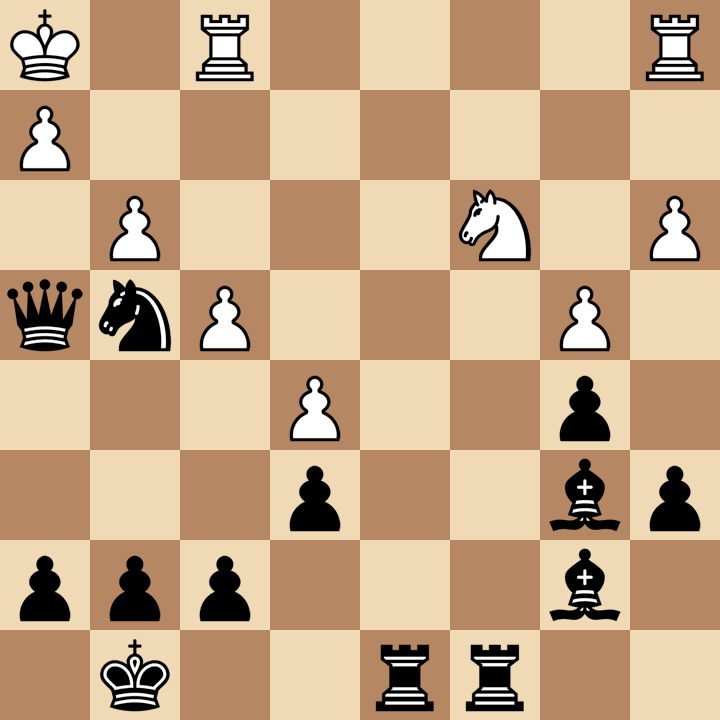
#> input picture Tutorials/example_images_week1/chess.png, 720 x 720 px
$ jupyter execute --allow-errors AMME5710_week1_tutorial.ipynb   (shell and % lines are left out)
#> lines starting #> are read from the running program, lines starting #| are printed output that depends on the picture; after the words box and inside, x2 and y2 are one past the last pixel; in counts of white or black regions, pixels touching at a corner belong together
# AMME5710 Week 1 Tutorial

This activity is to be completed during the Week 1 tutorial. When you have completed the activity, you will need to show your results to the tutor who will check your work and that you have sufficiently completed the task: this needs to be completed during the tutorial time, so make sure you are ready to show the tutors your work during the last hour of the tutorial

**Tutorial Objectives and Instructions**:
- This tutorial will introduce you to basic techniques in image processing, the use of the OpenCV Computer Vision Library, and get you thinking about some of the issues in processing, interpreting and analysing image data.
- You should step through the example code snippets which explain and demonstrate the use of relevant functions in OpenCV.
- At the end of the notebook, there are several activities/exercises you will need to complete yourself. You can choose to:
    - Complete these inside the tutorial Jupyter Notebook using python code blocks
    - Write your own python code/scripts to produce the results requested

At any time, you can review the OpenCV documentation [https://docs.opencv.org/4.9.0/index.html](https://docs.opencv.org/4.9.0/index.html)l

## Importing OpenCV and other software modules
The OpenCV Computer Vision Library is the primary software library we will use in the course. It contains functions and modules for image and video processing, camera calibration, 3D reconstruction, feature extraction, segmentation, object detection and more. OpenCV has language support for many programming languages including C, C++, python, java, MATLAB etc.: in this course we will mainly use the python programming language.

In python, image data is stored in numpy arrays and matplotlib is used for displaying images in Jupyter Notebooks. OpenCV also offers functions and tools for displaying images/video outside of Notebooks.

[cell 1]
# Load up opencv
import cv2 # module used for OpenCV
import numpy as np # We will use numpy for storing image data

# import matplotlib: used for displaying images in Jupyter Notebook
from matplotlib import pyplot as plt

## Load images from file
OpenCV will load image data as a multi-dimensional numpy array. We can use standard numpy indexing to access image data. For a standard colour image, the data is loaded as a three-dimensional array: the first dimension in the rows in the image, second dimension in the columns and third dimension is the colour: a (B,G,R) (Blue, Green, Red) ordering is used by default in OpenCV.

[cell 2]
# Load some example images
im1 = cv2.imread('example_images_week1/apples.jpg')
im2 = cv2.imread('example_images_week1/chess.png')
#> im2 is the input picture: shape (720, 720, 3); mean B, G, R 134, 166.6, 196.9

[cell 3]
# Let's have a look at some image data
print(im1)
#| None

#> (a cell that did not finish here is left out)

## Displaying images (in a notebook)
To display images in a Jupyter notebook, it's best to use matplotlib: the function "imshow" can produce an inline plot in our document. Note that the expected colour ordering for matplotlib is (R,G,B) unlike OpenCV which uses (B,G,R): you can quickly convert between colour orderings using the "cvtColor" method as shown below:

#> (a cell that did not finish here is left out)

#> (a cell that did not finish here is left out)

## Resizing and working with colour channels
The following code snippets demonstrate functions in OpenCV for resizing image data and working with the different colour channels in an image.

#> (a cell that did not finish here is left out)

#> (a cell that did not finish here is left out)

#> (a cell that did not finish here is left out)

## Image Arithmetic Operations
During the Week 1 lecture, we explore image arithmetic operations in which operations are performed on images on a pixel-by-pixel basis. the following code snippets demonstrate the use of some of these operations.

[cell 10]
# Image arithmetic operations

# Load the "Spot the Difference" Image
img_spot = cv2.imread('example_images_week1/spot_the_difference.png')
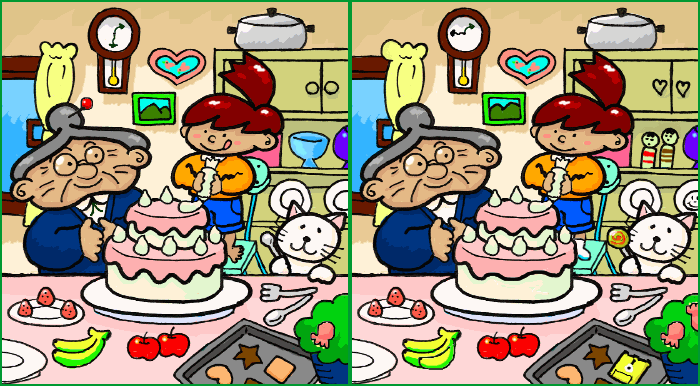
#> input picture Tutorials/example_images_week1/spot_the_difference.png, 700 x 386 px
#> img_spot is the input picture: shape (386, 700, 3); mean B, G, R 125.4, 151.1, 160.1
height, width, depth = img_spot.shape
#> height = 386; width = 700; depth = 3
print('Original Image Dimensions:',width,'by',height,'pixels')
#| Original Image Dimensions: 700 by 386 pixels
plt.imshow(cv2.cvtColor(img_spot, cv2.COLOR_BGR2RGB))

# crop left and right sides
img_spot_left = img_spot[:,:int(width/2),:] # Using standard python/numpy array indexing
img_spot_right = img_spot[:,int(width/2):,:]

[cell 11]
# Image arithmetic operations
# try uncommenting and running the following different operations to experiment

# Scale images
#im_result = 2*img_spot_left # output is still uint8, in this case overflow wraps around
#im_result = 2.0*img_spot_left # output floating point: can't use cvtColor, and imshow assumes in range [0,1]

# Add images
#im_result = img_spot_left + img_spot_right # can use numpy operations, in this case overflow wraps around
#im_result = cv2.add(img_spot_left, img_spot_right) # using opencv function, overflow saturates

# difference images
im_result = cv2.absdiff(img_spot_left, img_spot_right)

# Show either full three channel image, or as grayscale
plt.imshow(cv2.cvtColor(im_result, cv2.COLOR_BGR2RGB))
#plt.imshow(cv2.cvtColor(im_result, cv2.COLOR_BGR2GRAY), cmap=plt.get_cmap('gray'))

## Annotating Image data in OpenCV
The following code snippet demonstrates the use of functions that can draw basic annotations and shapes onto image data. These functions are useful for displaying data or visualising the outputs of certain operations or image processing results.

#> (a cell that did not finish here is left out)

## Image Histograms and Histogram Equalisation
During the week 1 lecture, we discussed explored image histograms and algorithms for contrast stretching and histogram equalisation. The following code snippets demonstrate the use of related functions in OpenCV.

[cell 13]
# Image Histograms
im1_gray = cv2.imread('example_images_week1/apples.jpg', cv2.IMREAD_GRAYSCALE) # read-in and convert to grayscale

# Calculate image histogram values
hist = cv2.calcHist([im1_gray],[0],None,[256],[0,256]) # ([img],[chanels],mask,bin_count,range)
#> hist = 256 values from 0 to 0

# Plot the histogram next to the image
plt.subplot(121)
#> (the rest of this cell did not finish here and is left out)

[cell 14]
# Image Histograms (separate colour channels, using masks)

# separate channel histograms
hist_blue = cv2.calcHist([im1],[0],None,[256],[0,256])
#> hist_blue = 256 values from 0 to 0
#> (the rest of this cell did not finish here and is left out)

[cell 15]
# Histogram Equalisation
im_pout = cv2.imread('example_images_week1/pout.tif', cv2.IMREAD_GRAYSCALE)
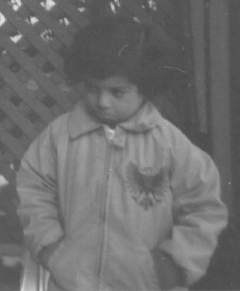
#> input picture Tutorials/example_images_week1/pout.tif, 240 x 291 px
#> im_pout is the input picture: shape (291, 240); min 74, max 224, mean 110.3

# contrast adjust the image
A = 75.0 # some stretching parameters
B = 170.0
C = 0.0
D = 255.0
im_adjusted = ((D-C)/(B-A))*(im_pout-A)+C # apply contrast adjustment
im_adjusted = np.clip(im_adjusted, 0, 255).astype('uint8') # clip to [0,255] and convert to uint8

# histogram equalise the image
im_equalised = cv2.equalizeHist(im_pout)
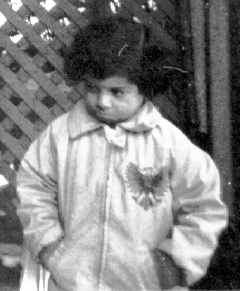
#> im_equalised: shape (291, 240); min 0, max 255, mean 130.4

# Plotting
plt.subplot(231)
plt.imshow(im_pout,'gray')

plt.subplot(232)
plt.imshow(im_adjusted,'gray')

plt.subplot(233)
plt.imshow(im_equalised,'gray')

plt.subplot(234)
hist_orig = cv2.calcHist([im_pout],[0],None,[256],[0,256])
#> hist_orig = 256 values, max 3628 at index 82, min 0 at index 0, mean 272.8
plt.plot(hist_orig)
plt.xlim([0,256])
plt.xlabel('Original')

plt.subplot(235)
hist_adjusted = cv2.calcHist([im_adjusted],[0],None,[256],[0,256])
#> hist_adjusted = 256 values, max 3628 at index 18, min 0 at index 1, mean 272.8
plt.plot(hist_adjusted)
plt.xlim([0,256])
plt.xlabel('Contrast Adjusted')

plt.subplot(236)
hist_equalised = cv2.calcHist([im_equalised],[0],None,[256],[0,256])
#> hist_equalised = 256 values, max 3628 at index 25, min 0 at index 1, mean 272.8
plt.plot(hist_equalised)
plt.xlim([0,256])
plt.xlabel('Histogram Equalised')

plt.tight_layout()
#> figure, not shown here; panel 4: curve peaks at x = 82, y = 3628; panel 5: curve peaks at x = 18, y = 3628; panel 6: curve peaks at x = 25, y = 3628

[cell 16]
# Spatially Adaptive Histogram Equalisation
# using CLAHE (Contrast Limited Adaptive Histogram Equalisation)

im_mountain = cv2.imread('example_images_week1/mountain.png', cv2.IMREAD_GRAYSCALE)
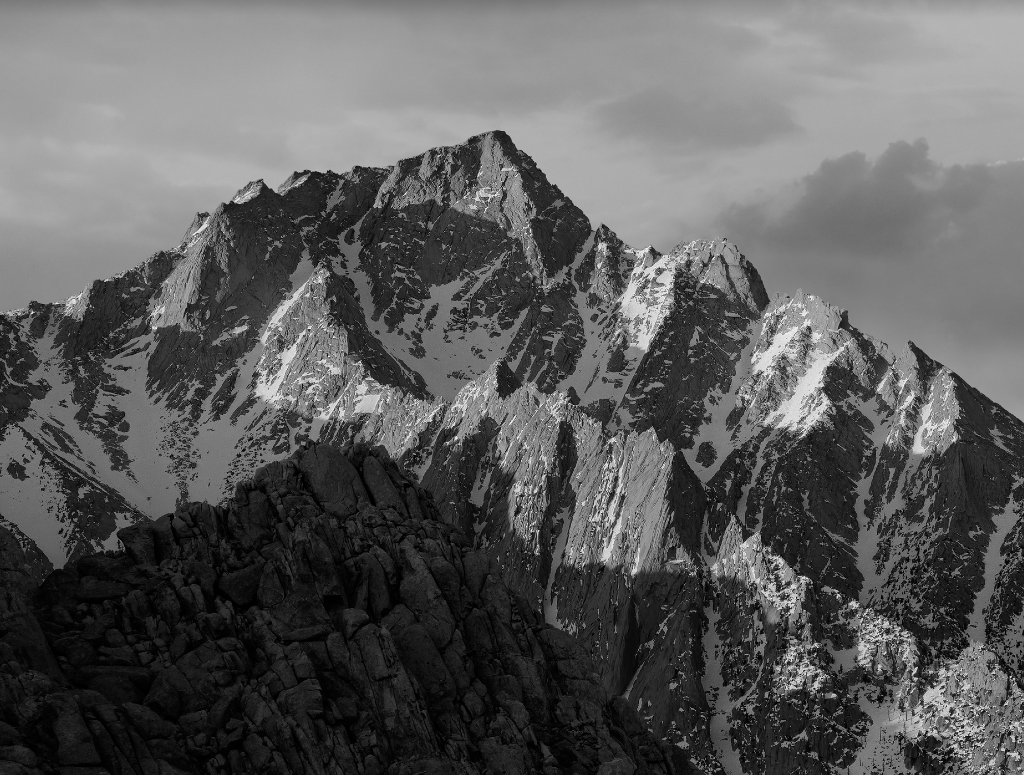
#> input picture Tutorials/example_images_week1/mountain.png, 1024 x 775 px
#> im_mountain is the input picture: shape (775, 1024); min 0, max 255, mean 92.3

# CLAHE
clahe = cv2.createCLAHE(clipLimit=2.0, tileGridSize=(8,8))
im_equalised2 = clahe.apply(im_mountain)
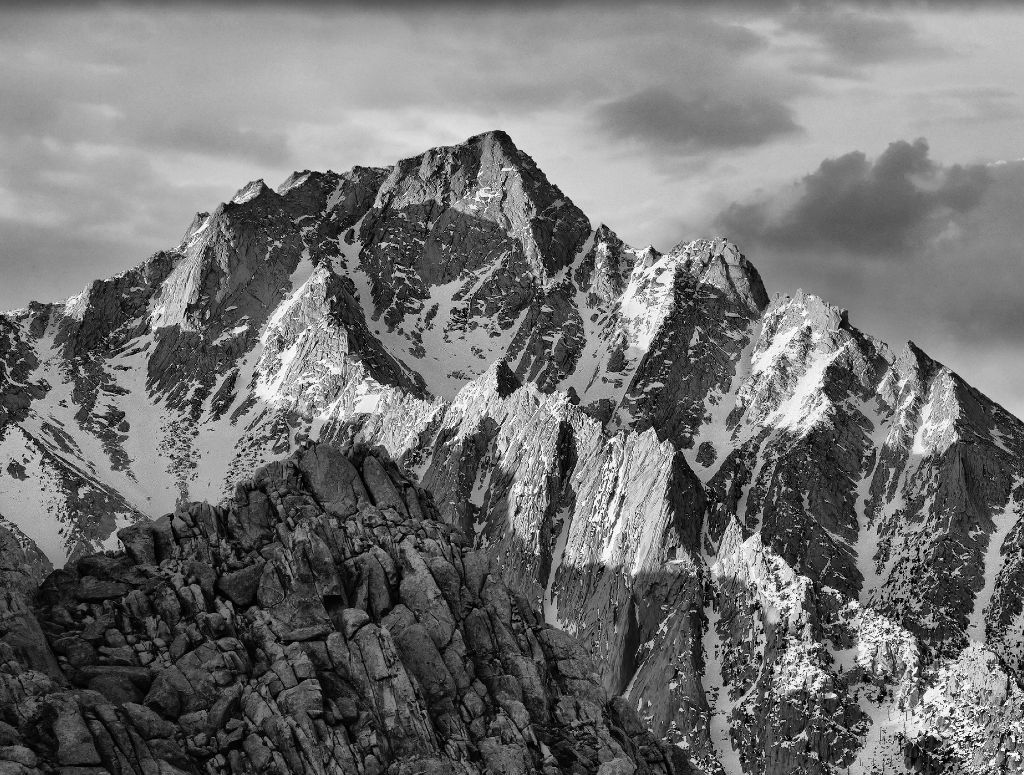
#> im_equalised2: shape (775, 1024); min 0, max 255, mean 113.7

# Plotting
plt.subplot(121)
plt.imshow(im_mountain,'gray')
plt.xlabel('Original')

plt.subplot(122)
plt.imshow(im_equalised2,'gray')
plt.xlabel('CLAHE Adjusted')

plt.tight_layout()

## Image Thresholding
Thresholding is the process of assigning pixels in an image to discrete classes based on whether the pixel’s value is above or below a given threshold. During the Week 1 lecture we explored methods for thresholding including Otsu's method. The following code snippets demonstrate functions used for thresholding in OpenCV.

#> (a cell that did not finish here is left out)

[cell 18]
# Thresholding (using OpenCV functions)

im1_gray = cv2.imread('example_images_week1/apples.jpg', cv2.IMREAD_GRAYSCALE)

# Thresholding: return 0 if value <= "thresh_val", else return "set_val"
thresh_val = 220
set_val = 255
ret, thresh_im1 = cv2.threshold(im1_gray, thresh_val, set_val, cv2.THRESH_BINARY)
#> ret = 220
ret, thresh_im1a = cv2.threshold(im1_gray, thresh_val, set_val, cv2.THRESH_TOZERO_INV)
# see also: cv2.THRESH_BINARY_INV, cv2.THRESH_TRUNC, cv2.THRESH_TOZERO, cv2.THRESH_TOZERO_INV for other threshold types

plt.subplot(121)
#> (the rest of this cell did not finish here and is left out)

[cell 19]
# Thresholding using Otsu's method

im1_gray = cv2.imread('example_images_week1/desk001.jpg', cv2.IMREAD_GRAYSCALE)
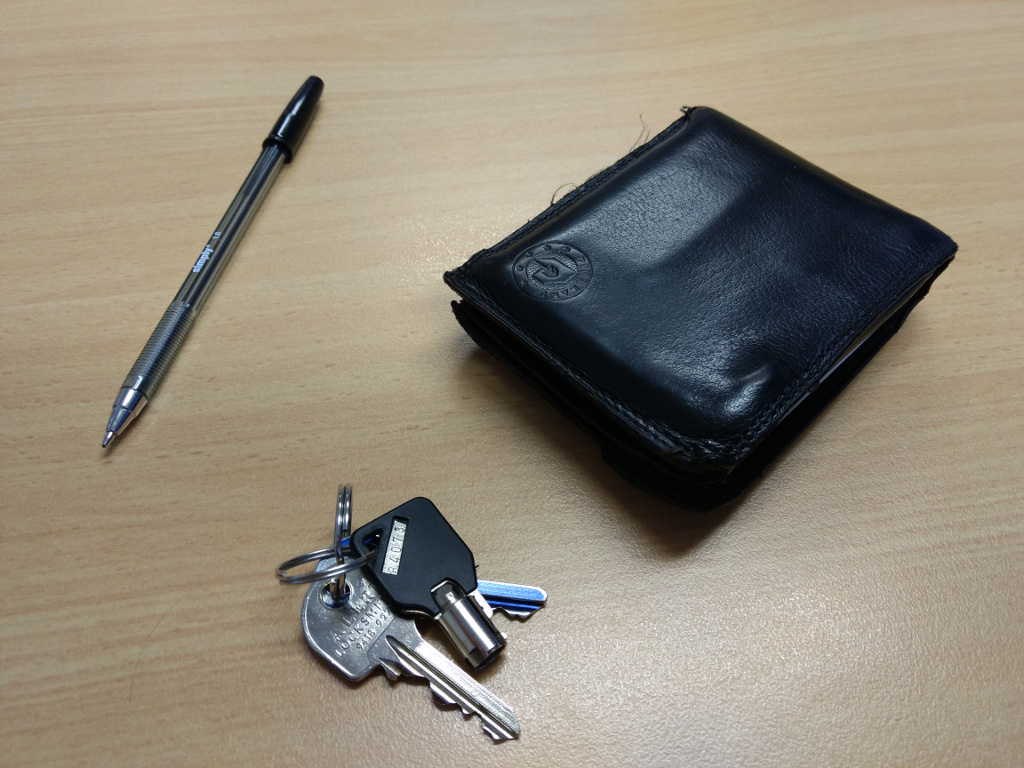
#> input picture Tutorials/example_images_week1/desk001.jpg, 1024 x 768 px
#> im1_gray: shape (768, 1024); min 0, max 255, mean 137.2

thresh_val = 150 # parameter is ignored when using "THRESH_OTSU"
set_val = 255
thresh_val_used, thresh_im1 = cv2.threshold(im1_gray, thresh_val, set_val, cv2.THRESH_BINARY+cv2.THRESH_OTSU)
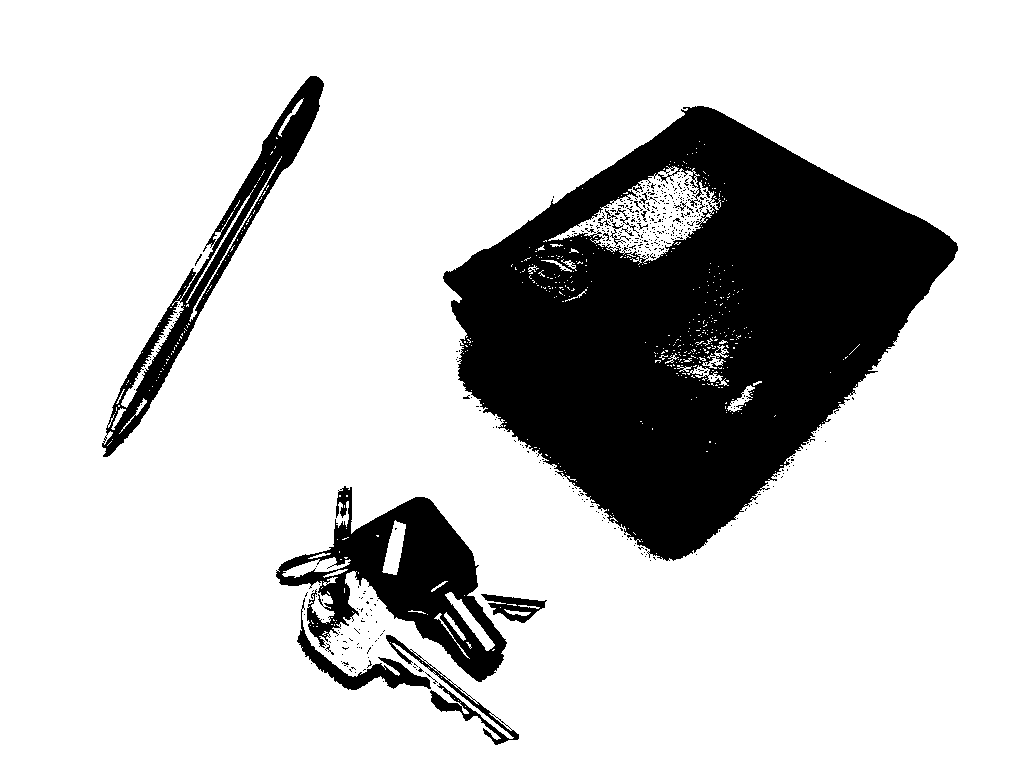
#> thresh_im1: shape (768, 1024); 79.8% white; 466 black regions (445 under 20 px), largest, box (x1, y1, x2, y2) and area: (443, 106, 958, 561) 125390, (276, 486, 507, 682) 16925, (102, 76, 324, 457) 10235
#> thresh_val_used = 100

plt.imshow(thresh_im1, 'gray')

print("Threshold Value (Otsu): %d"%(thresh_val_used))
#| Threshold Value (Otsu): 100

# Exercise/Activities to Complete
The following activities should be completed during the Friday tutorial and shown to your tutor to be marked off.

# Exercise 1: Chess Piece ID

Open the image 'chess.png', which contains a visual depiction of a chess game.
- Write a function that is provided with two arguments (row, col) which correspond to a board position (see above figure). The function should produce and display a cropped image of the corresponding board position, displaying the piece that currently occupies this position.
- Try extending the function such that it indicates if the current square is empty, contains and white piece or contains a black piece. Hint: white pieces are mostly made of exactly white pixels (i.e. RGB = [255,255,255]) and black pieces mostly made of exactly black pixels (i.e. RGB = [0,0,0]).

[cell 20]
#Write your code here, or in a separate python script
def position(row, col):

#> called with row = 7, col = 5
    im_bottom = row*720//8
    im_top = im_bottom + 90
    im_left = col*720//8
    im_right = im_left+90

    image = cv2.imread("example_images_week1/chess.png")

    image_cropped = image[im_bottom:im_top, im_left:im_right]
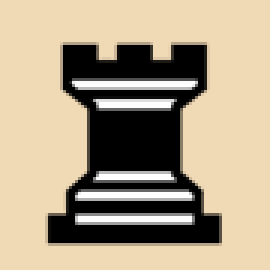
#> image_cropped: shape (90, 90, 3) (shown 3 times larger); mean B, G, R 136.6, 160.5, 175.7

    plt.imshow(cv2.cvtColor(image_cropped, cv2.COLOR_BGR2RGB))

    height, width, depth = image_cropped.shape
#> height = 90; width = 90; depth = 3

    white = np.array([255,255,255])
    black = np.array([0,0,0])

    num_white= np.sum(np.all(image_cropped == white, axis =2))
#> num_white = 284
    num_black= np.sum(np.all(image_cropped == black, axis =2))
#> num_black = 1850

    if num_white > num_black:
        print("White Piece")
    elif num_black > num_white:
        print("Black Piece")
    else:
        print("None")

    return None

position(7,5)

## Exercise 2: Histogram Equalisation
Open up the example images 'fish001.jpg', 'fish002.png' and 'underwater001.png'. Images taken underwater are typically dark, exhibit poor contrast and have a blue-green colour cast (due to attenuation of red light in water).

- Use linear contrast enhancement, histogram equalisation and adaptive histogram equalisation methods to improve the quality of the images.
- Try applying these methods to a grayscale version of the image and to each of the colour channels separately. Have a play with the different parameters of each method and see how many fish you can observe clearly.

[cell 21]
# Write your code here, or in a separate python script

fish_1 = cv2.imread("example_images_week1/fish001.jpg", cv2.IMREAD_GRAYSCALE)
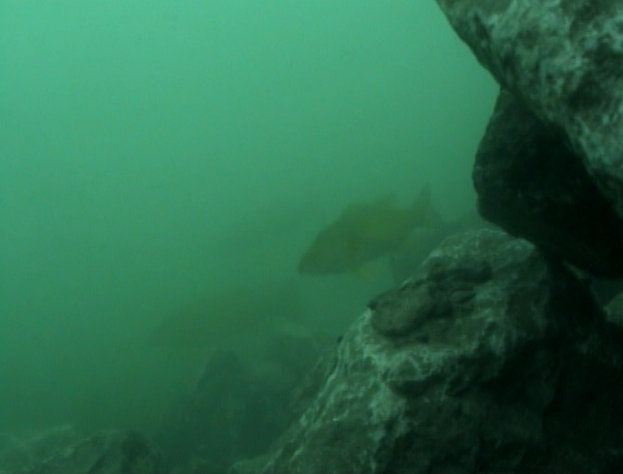
#> input picture Tutorials/example_images_week1/fish001.jpg, 623 x 474 px
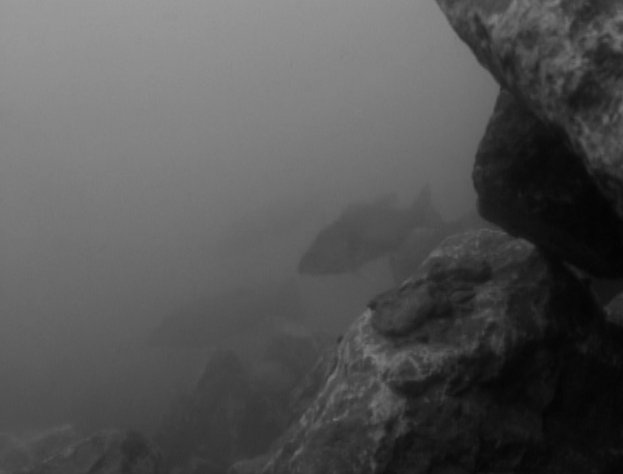
#> fish_1: shape (474, 623); min 3, max 155, mean 83.9
fish_2 = cv2.imread("example_images_week1/fish002.png", cv2.IMREAD_GRAYSCALE)
underwater = cv2.imread("example_images_week1/underwater001.png", cv2.IMREAD_GRAYSCALE)

def histogram_equalisation(im_pout):

    # contrast adjust the image
    A = np.min(im_pout)
    B = np.max(im_pout)
    C = 0.0
    D = 255.0
    im_adjusted = ((D-C)/(B-A))*(im_pout-A)+C # apply contrast adjustment
    im_adjusted = np.clip(im_adjusted, 0, 255).astype('uint8') # clip to [0,255] and convert to uint8

    # histogram equalise the image
    im_equalised = cv2.equalizeHist(im_pout)

    clahe = cv2.createCLAHE(clipLimit=2.0, tileGridSize=(8,8))
    im_equalised2 = clahe.apply(im_pout)

    # Plotting
    plt.subplot(241)
    plt.imshow(im_pout,'gray')

    plt.subplot(242)
    plt.imshow(im_adjusted,'gray')

    plt.subplot(243)
    plt.imshow(im_equalised,'gray')

    plt.subplot(244)
    plt.imshow(im_equalised2,'gray')

    plt.subplot(245)
    hist_orig = cv2.calcHist([im_pout],[0],None,[256],[0,256])
    plt.plot(hist_orig)
    plt.xlim([0,256])
    plt.xlabel('Original')

    plt.subplot(246)
    hist_adjusted = cv2.calcHist([im_adjusted],[0],None,[256],[0,256])
    plt.plot(hist_adjusted)
    plt.xlim([0,256])
    plt.ylim([0,10000])
    plt.xlabel('Contrast Adjusted')

    plt.subplot(247)
    hist_equalised = cv2.calcHist([im_equalised],[0],None,[256],[0,256])
    plt.plot(hist_equalised)
    plt.xlim([0,256])
    plt.xlabel('Histogram Equalised')

    plt.subplot(248)
    hist_equalised2 = cv2.calcHist([im_equalised2],[0],None,[256],[0,256])
    plt.plot(hist_equalised2)
    plt.xlim([0,256])
    plt.xlabel('Adaptive Equalised')

    plt.tight_layout()

    return


#> (the rest of this cell did not finish here and is left out)
